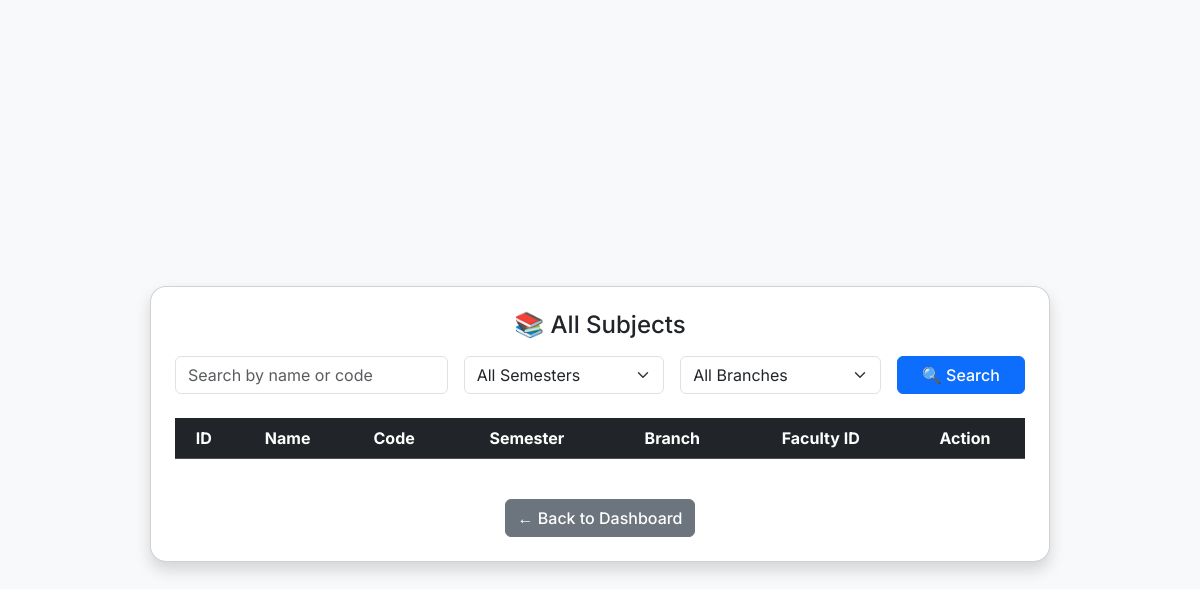
/admin/subjects (signed in), run on an earlier commit of the app's database.
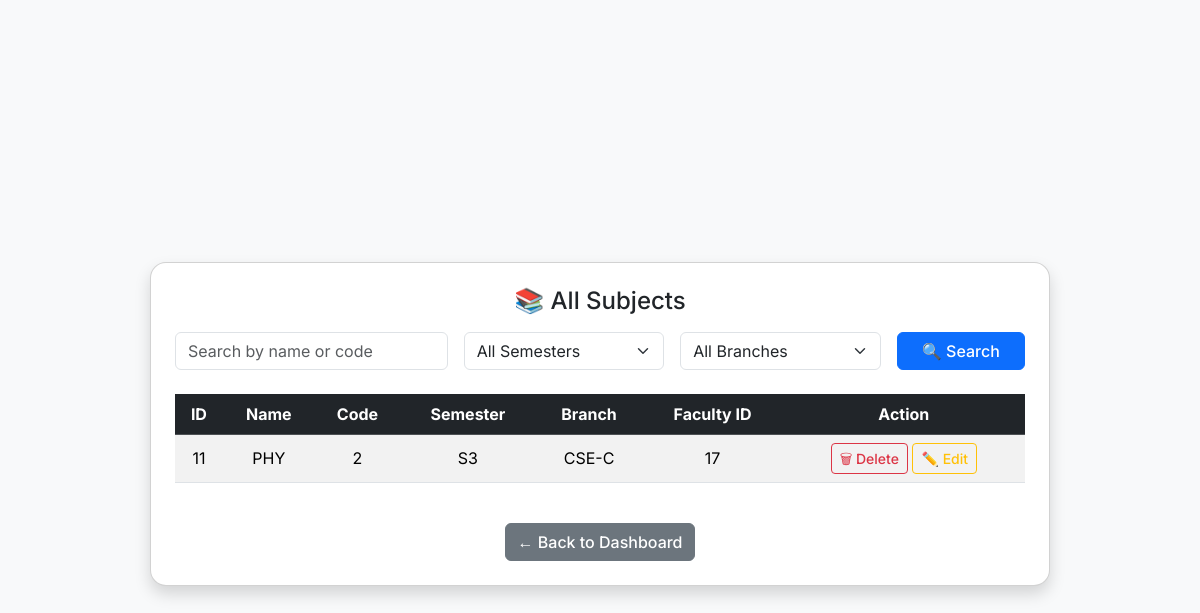
And on a later commit of the database.
### tables this page shows
CREATE TABLE subjects (
                id INTEGER PRIMARY KEY AUTOINCREMENT,
                name TEXT,
                code TEXT,
                semester TEXT,
                branch TEXT,
                faculty_id INTEGER
            );

### app.py (the view, shortened to what this page needs)
@app.route('/admin/subjects', methods=['GET', 'POST'])
def admin_subjects():
    if not is_admin():
        abort(403)
    filters = {'keyword': '', 'semester': '', 'branch': ''}
    query = "SELECT * FROM subjects WHERE 1=1"
    args = []
    db = get_db()
    subjects = db.execute(query, args).fetchall()
    return render_template('admin_subjects.html', subjects=subjects, filters=filters)

### app.py (called while the page is built)
def get_db():
    conn = sqlite3.connect('database.db', timeout=10, check_same_thread=False)
    conn.row_factory = sqlite3.Row
    return conn

@app.after_request
def add_cache_control(response):
    response.headers['Cache-Control'] = 'no-store'
    return response

def is_admin():
    return session.get('role') == 'admin'

### templates/admin_subjects.html (shortened to what this page needs)
{% extends 'base.html' %}
{% block content %}
<div class="container-fluid center-wrapper p-0 m-0">
  <div class="card shadow p-4 rounded-4 w-100" style="max-width: 900px;">
    <h4 class="text-center mb-3">📚 All Subjects</h4>
    <form method="POST" class="row g-3 mb-4">
      <div class="col-md-4">
        <input type="text" name="keyword" class="form-control" placeholder="Search by name or code" value="{{ filters.keyword or '' }}">
      </div>
      <div class="col-md-3">
        <select name="semester" class="form-select">
          <option value="">All Semesters</option>
        </select>
      </div>
      <div class="col-md-3">
        <select name="branch" class="form-select">
          <option value="">All Branches</option>
        </select>
      </div>
      <div class="col-md-2">
        <button class="btn btn-primary w-100" type="submit">🔍 Search</button>
      </div>
    </form>
    <div class="table-scroll-x">
      <table class="table table-striped align-middle text-center">
        <thead class="table-dark">
          <tr>
            <th>ID</th>
            <th>Name</th>
            <th>Code</th>
            <th>Semester</th>
            <th>Branch</th>
            <th>Faculty ID</th>
            <th>Action</th>
          </tr>
        </thead>
        <tbody>
          {% for s in subjects %}
          <tr>
            <td>{{ s.id }}</td>
            <td>{{ s.name }}</td>
            <td>{{ s.code }}</td>
            <td>{{ s.semester }}</td>
            <td>{{ s.branch }}</td>
            <td>{{ s.faculty_id or '-' }}</td>
            <td>
              <form action="{{ url_for('delete_subject_admin', subject_id=s.id) }}" method="POST" class="d-inline">
      <button type="submit" class="btn btn-sm btn-outline-danger" onclick="return confirm('Are you sure?')">🗑 Delete</button>
    </form>
    <a href="{{ url_for('edit_subject', subject_id=s.id) }}" class="btn btn-sm btn-outline-warning">✏️ Edit</a>
            </td>
          </tr>
          {% endfor %}
        </tbody>
      </table>
    </div>
    <div class="text-center mt-4">
      <a href="{{ url_for('admin_dashboard') }}" class="btn btn-secondary">← Back to Dashboard</a>
    </div>
  </div>
</div>
{% endblock %}

### templates/base.html (shortened to what this page needs)
<!DOCTYPE html>
<html lang="en">
<head>
  <link href="https://cdn.jsdelivr.net/npm/bootstrap@5.3.3/dist/css/bootstrap.min.css" rel="stylesheet">
</head>
<body>
  <div class="container py-4 d-flex d-md-block justify-content-center" style="min-height: 100vh;">
    {% block content %}{% endblock %}
  </div>
</body>
</html>

### templates/base.html (style rules this page uses)
body { font-family: 'Inter', sans-serif; background-color: #f8f9fa; }
.card { border-radius: 1rem; }
.btn { font-weight: 500; }
.table-scroll-x { overflow-x: auto; }
.center-wrapper { display: flex; align-items: center; justify-content: center; min-height: 100vh; }

What changed in the data, as far as the page shows it:
added subjects: id "11", name "PHY", code "2", semester "S3", branch "CSE-C", faculty "17"
